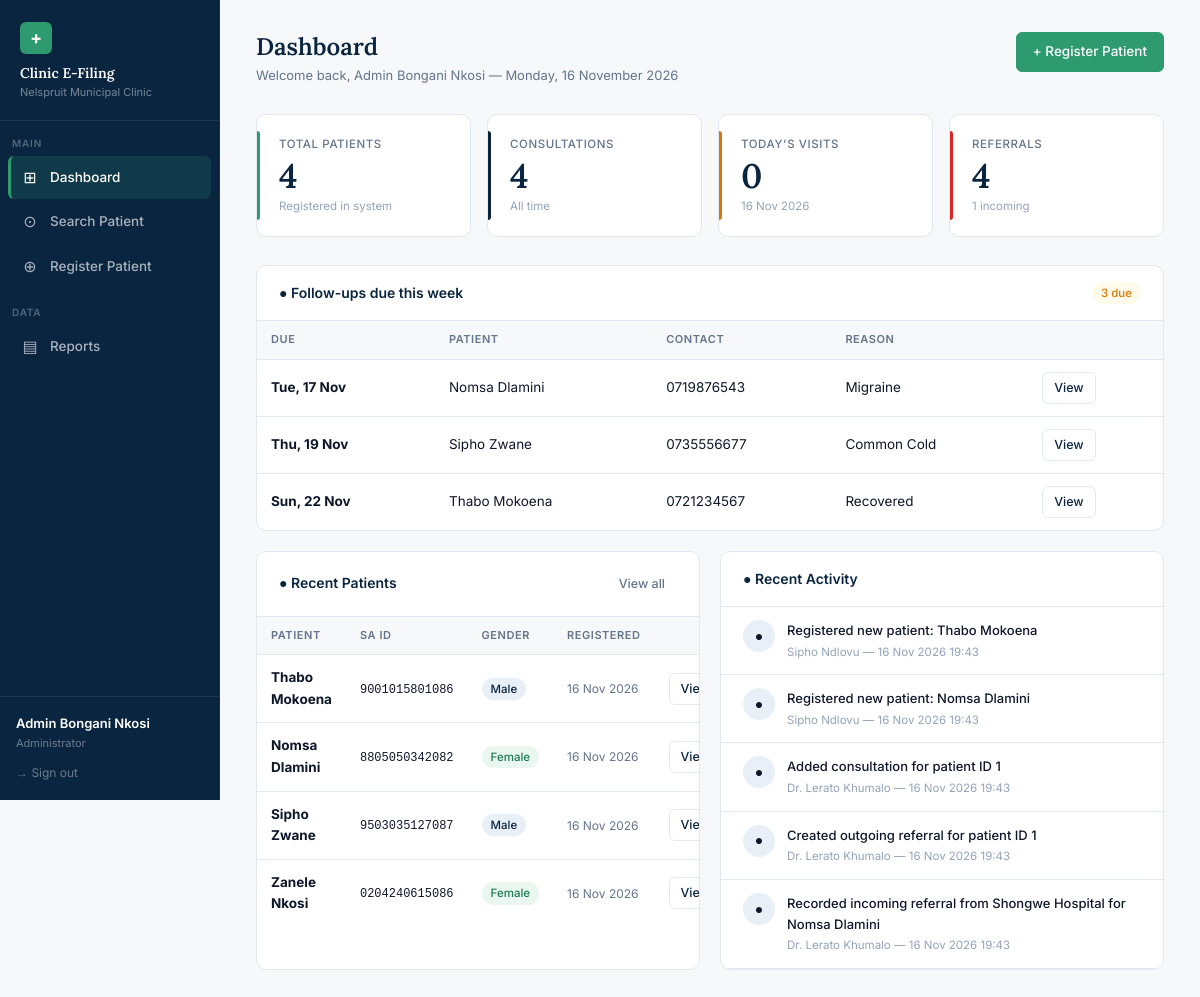
Page /dashboard.php (signed in) on the committed database.
### tables this page shows
CREATE TABLE IF NOT EXISTS consultations (
    consultation_id  INT AUTO_INCREMENT PRIMARY KEY,
    patient_id       INT  NOT NULL,
    staff_id         INT  NOT NULL,
    visit_date       DATE NOT NULL,
    notes            TEXT,
    diagnosis        VARCHAR(150),
    treatment        VARCHAR(150),
    next_visit_date  DATE,
    created_at       DATETIME DEFAULT CURRENT_TIMESTAMP,
    FOREIGN KEY (patient_id) REFERENCES patients(patient_id)  ON DELETE CASCADE,
    FOREIGN KEY (staff_id)   REFERENCES staff(staff_id)       ON DELETE CASCADE
);

CREATE TABLE IF NOT EXISTS patients (
    patient_id      INT AUTO_INCREMENT PRIMARY KEY,
    id_number       VARCHAR(13) NOT NULL UNIQUE,
    first_name      VARCHAR(50) NOT NULL,
    last_name       VARCHAR(50) NOT NULL,
    date_of_birth   DATE,
    gender          ENUM('Male','Female','Other') NOT NULL,
    contact_number  VARCHAR(15),
    email           VARCHAR(100),
    address_id      INT,
    created_by      INT,
    created_at      DATETIME DEFAULT CURRENT_TIMESTAMP,
    FOREIGN KEY (address_id) REFERENCES addresses(address_id) ON DELETE SET NULL,
    FOREIGN KEY (created_by) REFERENCES staff(staff_id)       ON DELETE SET NULL
);

CREATE TABLE IF NOT EXISTS activity_logs (
    log_id            INT AUTO_INCREMENT PRIMARY KEY,
    staff_id          INT NOT NULL,
    action_type       VARCHAR(50) NOT NULL,
    target_table      VARCHAR(50),
    target_record_id  INT,
    description       VARCHAR(255),
    action_timestamp  DATETIME DEFAULT CURRENT_TIMESTAMP,
    FOREIGN KEY (staff_id) REFERENCES staff(staff_id) ON DELETE CASCADE
);

CREATE TABLE IF NOT EXISTS staff (
    staff_id     INT AUTO_INCREMENT PRIMARY KEY,
    full_name    VARCHAR(100) NOT NULL,
    role         ENUM('Doctor','Nurse','Receptionist','Administrator') NOT NULL,
    username     VARCHAR(50)  NOT NULL UNIQUE,
    password     VARCHAR(255) NOT NULL,
    email        VARCHAR(100),
    is_active    TINYINT(1)   DEFAULT 1,
    created_at   DATETIME     DEFAULT CURRENT_TIMESTAMP
);

### auth.php (called while the page is built, shortened)
<?php
$session_name = $_SESSION['full_name'];

### dashboard.php (the view, shortened to what this page needs)
<?php
require_once 'auth.php';
require_once 'db.php';
$total_patients      = $conn->query("SELECT COUNT(*) c FROM patients")->fetch_assoc()['c'];
$total_consultations = $conn->query("SELECT COUNT(*) c FROM consultations")->fetch_assoc()['c'];
$total_referrals     = $conn->query("SELECT COUNT(*) c FROM referrals")->fetch_assoc()['c'];
$today_visits        = $conn->query("SELECT COUNT(*) c FROM consultations WHERE visit_date = CURDATE()")->fetch_assoc()['c'];
$incoming_refs       = $conn->query("SELECT COUNT(*) c FROM referrals WHERE referral_type='Incoming'")->fetch_assoc()['c'];
$followups = $conn->query(
    "SELECT c.next_visit_date, c.diagnosis, p.patient_id, p.first_name, p.last_name, p.contact_number
     FROM consultations c JOIN patients p ON c.patient_id = p.patient_id
     WHERE c.next_visit_date BETWEEN CURDATE() AND DATE_ADD(CURDATE(), INTERVAL 7 DAY)
     ORDER BY c.next_visit_date ASC LIMIT 10"
);
$recent = $conn->query(
    "SELECT p.patient_id, p.first_name, p.last_name, p.id_number, p.gender, p.created_at,
            s.full_name AS registered_by
     FROM patients p LEFT JOIN staff s ON p.created_by = s.staff_id
     ORDER BY p.created_at DESC LIMIT 8"
);
$logs = $conn->query(
    "SELECT l.description, l.action_type, l.action_timestamp, s.full_name
     FROM activity_logs l JOIN staff s ON l.staff_id = s.staff_id
     ORDER BY l.action_timestamp DESC LIMIT 8"
);
?>
<!DOCTYPE html>
<html lang="en">
<head>
    <link rel="stylesheet" href="style.css">
</head>
<body>
<?php require_once 'includes.php'; ?>
<div class="main">
    <div class="page-header">
        <div class="page-header-left">
            <h1>Dashboard</h1>
            <p class="page-sub">Welcome back, <?= htmlspecialchars($session_name) ?> &mdash; <?= date('l, d F Y') ?></p>
        </div>
        <a href="register.php" class="btn btn-primary">&#43; Register Patient</a>
    </div>
    <div class="stats-grid">
        <div class="stat-card green">
            <div class="stat-label">Total Patients</div>
            <div class="stat-value"><?= $total_patients ?></div>
            <div class="stat-note">Registered in system</div>
        </div>
        <div class="stat-card navy">
            <div class="stat-label">Consultations</div>
            <div class="stat-value"><?= $total_consultations ?></div>
            <div class="stat-note">All time</div>
        </div>
        <div class="stat-card warning">
            <div class="stat-label">Today's Visits</div>
            <div class="stat-value"><?= $today_visits ?></div>
            <div class="stat-note"><?= date('d M Y') ?></div>
        </div>
        <div class="stat-card danger">
            <div class="stat-label">Referrals</div>
            <div class="stat-value"><?= $total_referrals ?></div>
            <div class="stat-note"><?= $incoming_refs ?> incoming</div>
        </div>
    </div>
    <div class="card">
        <div class="card-header"><h2>&#9679; Follow-ups due this week</h2><span class="badge badge-warning"><?= $followups->num_rows ?> due</span></div>
        <?php if ($followups->num_rows === 0): ?>
        <div class="card-body"><div class="alert alert-info" style="margin:0;">&#9432; No follow-up visits are due in the next 7 days.</div></div>
        <?php else: ?>
        <div class="table-wrap"><table>
            <thead><tr><th>Due</th><th>Patient</th><th>Contact</th><th>Reason</th><th></th></tr></thead>
            <tbody>
            <?php while ($f = $followups->fetch_assoc()): ?>
            <tr>
                <td><strong><?= date('D, d M', strtotime($f['next_visit_date'])) ?></strong></td>
                <td><?= htmlspecialchars($f['first_name'] . ' ' . $f['last_name']) ?></td>
                <td><?= htmlspecialchars($f['contact_number'] ?? '-') ?></td>
                <td><?= htmlspecialchars($f['diagnosis'] ?? '-') ?></td>
                <td><a href="profile.php?id=<?= $f['patient_id'] ?>" class="btn btn-outline btn-sm">View</a></td>
            </tr>
            <?php endwhile; ?>
            </tbody>
        </table></div>
        <?php endif; ?>
    </div>
    <div style="display:grid;grid-template-columns:1fr 1fr;gap:20px;">
        <div class="card">
            <div class="card-header">
                <h2>&#9679; Recent Patients</h2>
                <a href="search.php" class="btn btn-ghost btn-sm">View all</a>
            </div>
            <div class="table-wrap">
                <table>
                    <thead>
                        <tr>
                            <th>Patient</th>
                            <th>SA ID</th>
                            <th>Gender</th>
                            <th>Registered</th>
                            <th></th>
                        </tr>
                    </thead>
                    <tbody>
                    <?php while ($p = $recent->fetch_assoc()): ?>
                        <tr>
                            <td>
                                <strong><?= htmlspecialchars($p['first_name'] . ' ' . $p['last_name']) ?></strong>
                            </td>
                            <td><code style="font-size:12px;"><?= htmlspecialchars($p['id_number']) ?></code></td>
                            <td>
                                <span class="badge <?= $p['gender']==='Male' ? 'badge-navy' : 'badge-green' ?>">
                                    <?= $p['gender'] ?>
                                </span>
                            </td>
                            <td style="font-size:12px;color:var(--slate);"><?= date('d M Y', strtotime($p['created_at'])) ?></td>
                            <td>
                                <a href="profile.php?id=<?= $p['patient_id'] ?>" class="btn btn-outline btn-sm">View</a>
                            </td>
                        </tr>
                    <?php endwhile; ?>
                    </tbody>
                </table>
            </div>
        </div>
        <div class="card">
            <div class="card-header">
                <h2>&#9679; Recent Activity</h2>
            </div>
            <div class="card-body" style="padding:0;">
                <?php while ($log = $logs->fetch_assoc()): ?>
                <div style="display:flex;align-items:flex-start;gap:12px;padding:13px 22px;border-bottom:1px solid var(--border);">
                    <div style="width:32px;height:32px;border-radius:50%;background:var(--navy-light);
                                display:flex;align-items:center;justify-content:center;
                                font-size:14px;flex-shrink:0;">&#9679;</div>
                    <div>
                        <div style="font-size:13px;font-weight:500;color:var(--text);">
                            <?= htmlspecialchars($log['description'] ?? $log['action_type']) ?>
                        </div>
                        <div style="font-size:11.5px;color:var(--slate-light);margin-top:2px;">
                            <?= htmlspecialchars($log['full_name']) ?> &mdash;
                            <?= date('d M Y H:i', strtotime($log['action_timestamp'])) ?>
                        </div>
                    </div>
                </div>
                <?php endwhile; ?>
            </div>
        </div>
    </div>
</div>
</body>
</html>

### includes.php (shortened to what this page needs)
<?php
$current = basename($_SERVER['PHP_SELF']);
$role    = $_SESSION['role'] ?? '';
function nav_link($href, $icon, $label, $current) {
    $active = basename($current) === $href ? ' active' : '';
    echo "<a href=\"{$href}\" class=\"{$active}\">
            <span class=\"nav-icon\">{$icon}</span> {$label}
          </a>";
}
?>
<div class="sidebar">
  <div class="sidebar-brand">
    <div class="cross">+</div>
    <h2>Clinic E-Filing</h2>
    <p>Nelspruit Municipal Clinic</p>
  </div>
  <div class="sidebar-section">Main</div>
  <nav>
    <?php nav_link('dashboard.php',   '⊞', 'Dashboard',        $current); ?>
  </nav>
  <div class="sidebar-section">Data</div>
  <nav>
  </nav>
  <div class="sidebar-user">
    <div class="user-name"><?= htmlspecialchars($session_name ?? 'Staff') ?></div>
    <div class="user-role"><?= htmlspecialchars($role) ?></div>
    <a href="logout.php" class="logout-btn">&#x2192; Sign out</a>
  </div>
</div>

### rows in the picture
consultations: next_visit_date "Tue, 17 Nov", patient.last_name "Nomsa Dlamini", patient.contact_number "0719876543", diagnosis "Migraine"
consultations: next_visit_date "Thu, 19 Nov", patient.last_name "Sipho Zwane", patient.contact_number "0735556677", diagnosis "Common Cold"
consultations: next_visit_date "Sun, 22 Nov", patient.last_name "Thabo Mokoena", patient.contact_number "0721234567", diagnosis "Recovered"
patients: first_name+last_name "Thabo Mokoena", id_number "9001015801086", gender "Male", created_at "16 Nov 2026"
patients: first_name+last_name "Nomsa Dlamini", id_number "8805050342082", gender "Female", created_at "16 Nov 2026"
patients: first_name+last_name "Sipho Zwane", id_number "9503035127087", gender "Male", created_at "16 Nov 2026"
patients: first_name+last_name "Zanele Nkosi", id_number "0204240615086", gender "Female", created_at "16 Nov 2026"
activity_logs: description "Registered new patient: Thabo Mokoena", staff.full_name "Sipho Ndlovu", action_timestamp "16 Nov 2026 19:43"
activity_logs: description "Registered new patient: Nomsa Dlamini", staff.full_name "Sipho Ndlovu", action_timestamp "16 Nov 2026 19:43"
activity_logs: description "Added consultation for patient ID 1", staff.full_name "Dr. Lerato Khumalo", action_timestamp "16 Nov 2026 19:43"
activity_logs: description "Created outgoing referral for patient ID 1", staff.full_name "Dr. Lerato Khumalo", action_timestamp "16 Nov 2026 19:43"
activity_logs: description "Recorded incoming referral from Shongwe Hospital for Nomsa Dlamini", staff.full_name "Dr. Lerato Khumalo", action_timestamp "16 Nov 2026 19:43"

### other values in the picture
$icon "⊞ ⊙ ⊕ ▤"
$label "Dashboard Search Patient Register Patient Reports"
$session_name "Admin Bongani Nkosi"
$role "Administrator"
$total_patients "4"
$total_consultations "4"
$today_visits "0"
$total_referrals "4"
$incoming_refs "1"
$followups->num_rows "3"
